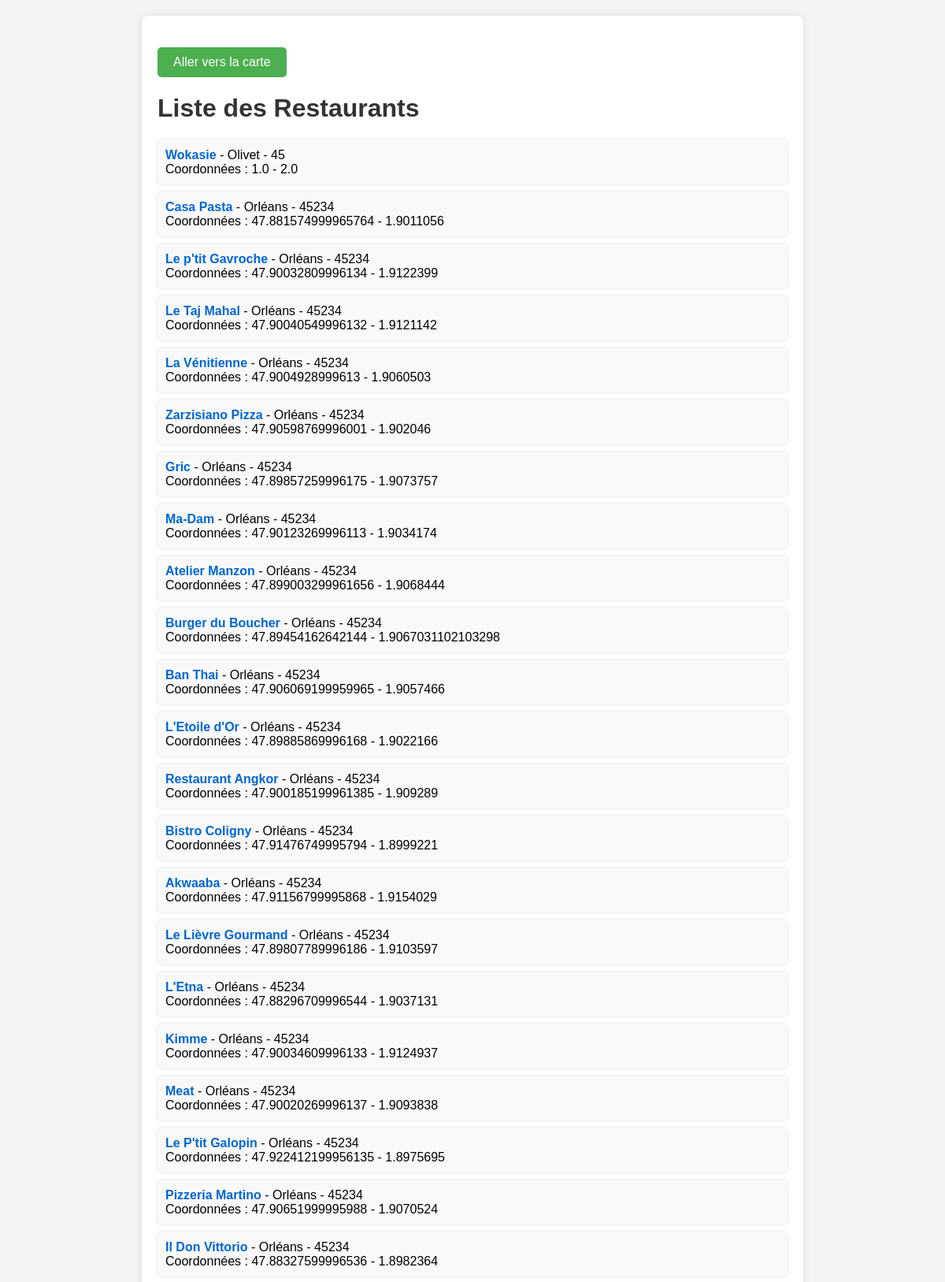
The page / (upper part) on the database its author committed.
### mon_app/models.py (models this page shows, shortened)
class Restaurant(models.Model):
    nom = models.CharField(max_length=255)
    ville = models.CharField(max_length=100)
    code_postal = models.CharField(max_length=10)
    latitude = models.FloatField()
    longitude = models.FloatField()

### mon_app/views.py (the view)
# urls.py: path('', liste_restaurants, name='liste_restaurants'),
def liste_restaurants(request):
    restaurants = Restaurant.objects.all()
    return render(request, 'liste_restaurants.html', {'restaurants': restaurants})

### mon_app/templates/liste_restaurants.html (shortened to what this page needs)
<!DOCTYPE html>
<html lang="fr">
<head>
    {% load static %}
    <link rel="stylesheet" type="text/css" href="{% static 'styles/liste_restaurants.css' %}">
</head>
<body>
<div id="main-container">
    <a href="{% url 'ma_vue' %}">
        <button>Aller vers la carte</button>
    </a>
    <h1>Liste des Restaurants</h1>
    <ul>
        {% for restaurant in restaurants %}
            <li>
                <strong>{{ restaurant.nom }}</strong> - {{ restaurant.ville }} - {{ restaurant.code_postal }}
                <br/> Coordonnées : {{ restaurant.latitude }} - {{ restaurant.longitude }}
            </li>
        {% endfor %}
    </ul>
</div>
</body>
</html>

### mon_app/static/styles/liste_restaurants.css (style rules this page uses)
body { font-family: 'Arial', sans-serif; background-color: #f4f4f4; margin: 0; padding: 0; }
#main-container { max-width: 800px; margin: 20px auto; background-color: #fff; padding: 20px; border-radius: 8px; box-shadow: 0 0 10px rgba(0, 0, 0, 0.1); }
h1 { color: #333; }
ul { list-style-type: none; padding: 0; }
li { margin-bottom: 10px; padding: 10px; background-color: #f9f9f9; border-radius: 4px; box-shadow: 0 0 5px rgba(0, 0, 0, 0.1); }
strong { color: #0066cc; }
button { padding: 10px 20px; background-color: #4CAF50; color: white; border: none; border-radius: 5px; text-align: center; text-decoration: none; display: inline-block; font-size: 16px; margin-top: 20px; }

### rows shown on the page
Restaurant: nom "Wokasie", ville "Olivet", code_postal "45", latitude "1.0", longitude "2.0"
Restaurant: nom "Casa Pasta", ville "Orléans", code_postal "45234", latitude "47.881574999965764", longitude "1.9011056"
Restaurant: nom "Le p'tit Gavroche", ville "Orléans", code_postal "45234", latitude "47.90032809996134", longitude "1.9122399"
Restaurant: nom "Le Taj Mahal", ville "Orléans", code_postal "45234", latitude "47.90040549996132", longitude "1.9121142"
Restaurant: nom "La Vénitienne", ville "Orléans", code_postal "45234", latitude "47.9004928999613", longitude "1.9060503"
Restaurant: nom "Zarzisiano Pizza", ville "Orléans", code_postal "45234", latitude "47.90598769996001", longitude "1.902046"
Restaurant: nom "Gric", ville "Orléans", code_postal "45234", latitude "47.89857259996175", longitude "1.9073757"
Restaurant: nom "Ma-Dam", ville "Orléans", code_postal "45234", latitude "47.90123269996113", longitude "1.9034174"
Restaurant: nom "Atelier Manzon", ville "Orléans", code_postal "45234", latitude "47.899003299961656", longitude "1.9068444"
Restaurant: nom "Burger du Boucher", ville "Orléans", code_postal "45234", latitude "47.89454162642144", longitude "1.9067031102103298"
Restaurant: nom "Ban Thai", ville "Orléans", code_postal "45234", latitude "47.906069199959965", longitude "1.9057466"
Restaurant: nom "L'Etoile d'Or", ville "Orléans", code_postal "45234", latitude "47.89885869996168", longitude "1.9022166"
Restaurant: nom "Restaurant Angkor", ville "Orléans", code_postal "45234", latitude "47.900185199961385", longitude "1.909289"
Restaurant: nom "Bistro Coligny", ville "Orléans", code_postal "45234", latitude "47.91476749995794", longitude "1.8999221"
Restaurant: nom "Akwaaba", ville "Orléans", code_postal "45234", latitude "47.91156799995868", longitude "1.9154029"
Restaurant: nom "Le Lièvre Gourmand", ville "Orléans", code_postal "45234", latitude "47.89807789996186", longitude "1.9103597"
Restaurant: nom "L'Etna", ville "Orléans", code_postal "45234", latitude "47.88296709996544", longitude "1.9037131"
Restaurant: nom "Kimme", ville "Orléans", code_postal "45234", latitude "47.90034609996133", longitude "1.9124937"
Restaurant: nom "Meat", ville "Orléans", code_postal "45234", latitude "47.90020269996137", longitude "1.9093838"
Restaurant: nom "Le P'tit Galopin", ville "Orléans", code_postal "45234", latitude "47.922412199956135", longitude "1.8975695"
Restaurant: nom "Pizzeria Martino", ville "Orléans", code_postal "45234", latitude "47.90651999995988", longitude "1.9070524"
Restaurant: nom "Il Don Vittorio", ville "Orléans", code_postal "45234", latitude "47.88327599996536", longitude "1.8982364"
